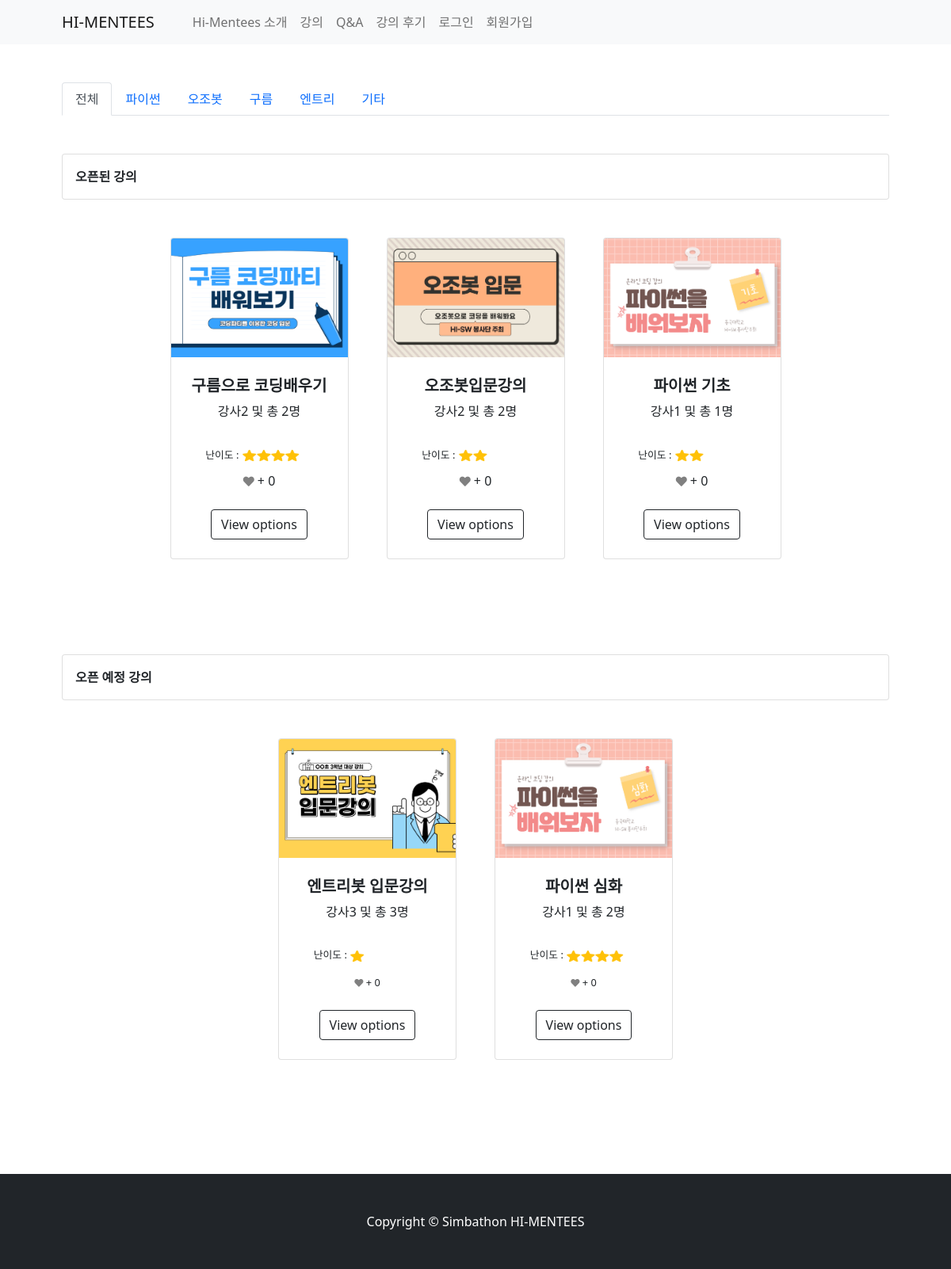
Page /lecture/index/ on the committed database.
### lecture/models.py (models this page shows, shortened)
class Lecture(models.Model):
    id=models.AutoField(primary_key=True)
    title=models.CharField(max_length=200)
    CATEGORY_CHOICE=(
        ('python','파이썬'),
        ('ozobot','오조봇'),
        ('entry','엔트리'),
        ('goorum','구름'),
        ('etc','기타'),
    )
    category = models.CharField(max_length=20,choices=CATEGORY_CHOICE, default="")
    body=models.TextField()
    LEVEL_CHOICE = (
    ('star1','1단계'),
    ('star2','2단계'),
    ('star3','3단계'),
    ('star4','4단계'),
    ('star5','5단계'),)
    level=models.CharField(max_length=10, choices=LEVEL_CHOICE)
    host=models.ManyToManyField(UserProfile, blank=True, related_name="host")
    app_start_date=models.DateTimeField()
    app_end_date=models.DateTimeField()
    thumbnail=models.ImageField(upload_to='images/',blank=True, null=True)
    lec_time=models.IntegerField(default=0)
    webex_address=models.CharField(max_length=50, default="#")
    schedule=models.ImageField(upload_to='images/',blank=True, null=True)
    enrol_students=models.ManyToManyField(settings.AUTH_USER_MODEL, blank=True, related_name="enrol")
    like_users=models.ManyToManyField(settings.AUTH_USER_MODEL, blank=True, related_name="like_lectures")
    SHOWMAIN_CHOICE = (
        ('인기강의', '인기강의'),
        ('일주일 내 시작될 강의', '일주일 내 시작될 강의'),)
    showmain_lecture = models.CharField(max_length=20, choices=SHOWMAIN_CHOICE, default='일주일 내 시작될 강의')
    class Meta:
        db_table='Lecture'

### accounts/models.py (models this page shows)
class UserProfile(models.Model):
    JOB_CHOICE = (
        ('학생', '학생'),
        ('강사', '강사'),
    )
    user = models.OneToOneField(User, on_delete=models.CASCADE)
    name = models.CharField(max_length=30, default='')
    email = models.EmailField(max_length=20,default='')
    job = models.CharField(max_length=2, choices= JOB_CHOICE)
    school = models.CharField(max_length=30, default='')
    grade = models.CharField(max_length=30, default='')
    school_id = models.CharField(max_length=30,default='')
    interests = models.CharField(max_length=30,default='')
    service_hour = models.IntegerField(default=0)
    admin_approved = models.BooleanField(default=False)
    class Meta:
        ordering = ['id']
        db_table = 'user_profile'
        verbose_name = 'User Profile'
        verbose_name_plural = 'User Profile'
    def __str__(self):
        return self.name

### lecture/views.py (the view)
# urls.py: path('index/', LectureList.as_view(), name="index"),
class LectureList(ListView):
    model=Lecture
    context_object_name="lecture_list"
    template_name='lecture/lectureMain.html'
    def get_context_data(self,**kwargs):
        context=super().get_context_data(**kwargs)
        now=datetime.now()
        context['ing_all']=Lecture.objects.all().filter(app_end_date__gte=now,app_start_date__lte=now)
        context['expected_all']=Lecture.objects.filter(app_start_date__gte=now)
        context['ing_python']=Lecture.objects.filter(category='python', app_end_date__gte=now,app_start_date__lte=now)
        context['expected_python']=Lecture.objects.filter(category='python',app_start_date__gte=now)
        context['ing_ozobot']=Lecture.objects.filter(category='ozobot', app_end_date__gte=now,app_start_date__lte=now)
        context['expected_ozobot']=Lecture.objects.filter(category='ozobot',app_start_date__gte=now)
        context['ing_entry']=Lecture.objects.filter(category='entry', app_end_date__gte=now,app_start_date__lte=now)
        context['expected_entry']=Lecture.objects.filter(category='entry',app_start_date__gte=now)
        context['ing_goorum']=Lecture.objects.filter(category='goorum', app_end_date__gte=now,app_start_date__lte=now)
        context['expected_goorum']=Lecture.objects.filter(category='goorum',app_start_date__gte=now)
        context['ing_etc']=Lecture.objects.filter(category='etc', app_end_date__gte=now,app_start_date__lte=now)
        context['expected_etc']=Lecture.objects.filter(category='etc',app_start_date__gte=now)
        return context

### lecture/templates/lecture/lectureMain.html (shortened to what this page needs)
{% extends "base.html" %}
{% load static %}
{% block content %}
<section class="py-5">
    <div class="container px-4 px-lg-5">
        <ul class="nav nav-tabs" id="myTab" role="tablist">
            <li class="nav-item" role="presentation">
              <button class="nav-link active" id="home-tab" data-bs-toggle="tab" data-bs-target="#home" type="button" role="tab" aria-controls="home" aria-selected="true">전체</button>
            </li>
            <li class="nav-item" role="presentation">
              <button class="nav-link " id="second-tab" data-bs-toggle="tab" data-bs-target="#second" type="button" role="tab" aria-controls="second" aria-selected="false">파이썬</button>
            </li>
            <li class="nav-item" role="presentation">
              <button class="nav-link" id="third-tab" data-bs-toggle="tab" data-bs-target="#third" type="button" role="tab" aria-controls="third" aria-selected="false">오조봇</button>
            </li>
            <li class="nav-item" role="presentation">
              <button class="nav-link" id="fourth-tab" data-bs-toggle="tab" data-bs-target="#fourth" type="button" role="tab" aria-controls="fourth" aria-selected="false">구름</button>
            </li>
            <li class="nav-item" role="presentation">
              <button class="nav-link" id="fifth-tab" data-bs-toggle="tab" data-bs-target="#fifth" type="button" role="tab" aria-controls="fifth" aria-selected="false">엔트리</button>
            </li>
            <li class="nav-item" role="presentation">
              <button class="nav-link" id="sixth-tab" data-bs-toggle="tab" data-bs-target="#sixth" type="button" role="tab" aria-controls="sixth" aria-selected="false">기타</button>
            </li>
        </ul>
          <div class="tab-content" id="myTabContent">
            <div class="tab-pane fade show active" id="home" role="tabpanel" aria-labelledby="home-tab">
              <br><br>
                <div class="card">
                  <div class="card-body">
                    <div class="fw-bolder">오픈된 강의</div>
                  </div>
                </div>
              <div class="row gx-4 gx-lg-5 row-cols-2 row-cols-md-3 row-cols-xl-4 justify-content-center">
                {%for lecture in ing_all %}
                <div class="col mb-5 mt-5">
                    <div class="card h-100">
                        <img class="card-img-top" width="250" height="150" src="{{lecture.thumbnail.url}}" alt="..." />
                        <div class="card-body p-4">
                            <div class="text-center">
                                <h5 class="fw-bolder">{{lecture.title}}</h5>
                                {{lecture.host.all|random}} 및 총 {{lecture.host.all|length}}명 <br><br>
                                <span style ="font-size:0.8em">난이도 : </span>
                                {% if lecture.level == 'star2' %}
                                <img src="{%static 'images/star2.png' %}" width=90 height=40></img>
                                {% endif %}
                                {% if lecture.level == 'star4' %}
                                <img src="{%static 'images/star4.png' %}" width=90 height=40></img>
                                {% endif %}
                                <br>
                                {% with lecture_like_users=lecture.like_users.all %}
                                <i class="fas fa-heart fa-sm animated delay-1s" style="color:grey;"></i>
                                <span>  + {{ lecture_like_users|length }} </span>
                                {% endwith %}
                            </div>
                        </div>
                        <div class="card-footer p-4 pt-0 border-top-0 bg-transparent">
                            <div class="text-center"><a class="btn btn-outline-dark mt-auto" href="{%url 'lecture:detail' lecture.id %}">View options</a></div>
                        </div>
                    </div>
                </div>
                {% endfor %}
              </div>
              <br><br><br>
                <div class="card">
                <div class="card-body">
                  <div class="fw-bolder">오픈 예정 강의</div>
                </div>
              </div>
              <div class="row gx-4 gx-lg-5 row-cols-2 row-cols-md-3 row-cols-xl-4 justify-content-center">
                <br><br><br>
                {%for lecture in expected_all %}
                <div class="col mb-5 mt-5">
                    <div class="card h-100">
                        <img class="card-img-top" width="250" height="150" src="{{lecture.thumbnail.url}}" alt="..." />
                        <div class="card-body p-4">
                            <div class="text-center">
                                <h5 class="fw-bolder">{{lecture.title}}</h5>
                                {{lecture.host.all|random}} 및 총 {{lecture.host.all|length}}명 <br><br>
                                <span style ="font-size:0.8em">난이도 :
                                {% if lecture.level == 'star1' %}
                                <img src="{%static 'images/star1.png' %}" width=90 height=40></img>
                                {% endif %}
                                {% if lecture.level == 'star4' %}
                                <img src="{%static 'images/star4.png' %}" width=90 height=40></img>
                                {% endif %}
                                <br>
                                {% with lecture_like_users=lecture.like_users.all %}
                                <i class="fas fa-heart fa-sm animated delay-1s" style="color: grey;"></i>
                                <span>  + {{ lecture_like_users|length }} </span>
                                {% endwith %}
                               </span>
                            </div>
                        </div>
                        <div class="card-footer p-4 pt-0 border-top-0 bg-transparent">
                            <div class="text-center"><a class="btn btn-outline-dark mt-auto" href="{%url 'lecture:detail2' lecture.id %}">View options</a></div>
                        </div>
                    </div>
                </div>
                {% endfor %}
              </div>
            </div>
          <br><br>
    </div>
    </div>
</section>
{% endblock %}

### rows in the picture
Lecture: thumbnail (picture), title "구름으로 코딩배우기", host.all|length "2", like_users.all|length "0"
Lecture: thumbnail (picture), title "오조봇입문강의", host.all|length "2", like_users.all|length "0"
Lecture: thumbnail (picture), title "파이썬 기초", host.all|length "1", like_users.all|length "0"
Lecture: thumbnail (picture), title "엔트리봇 입문강의", host.all|length "3", like_users.all|length "0"
Lecture: thumbnail (picture), title "파이썬 심화", host.all|length "2", like_users.all|length "0"
